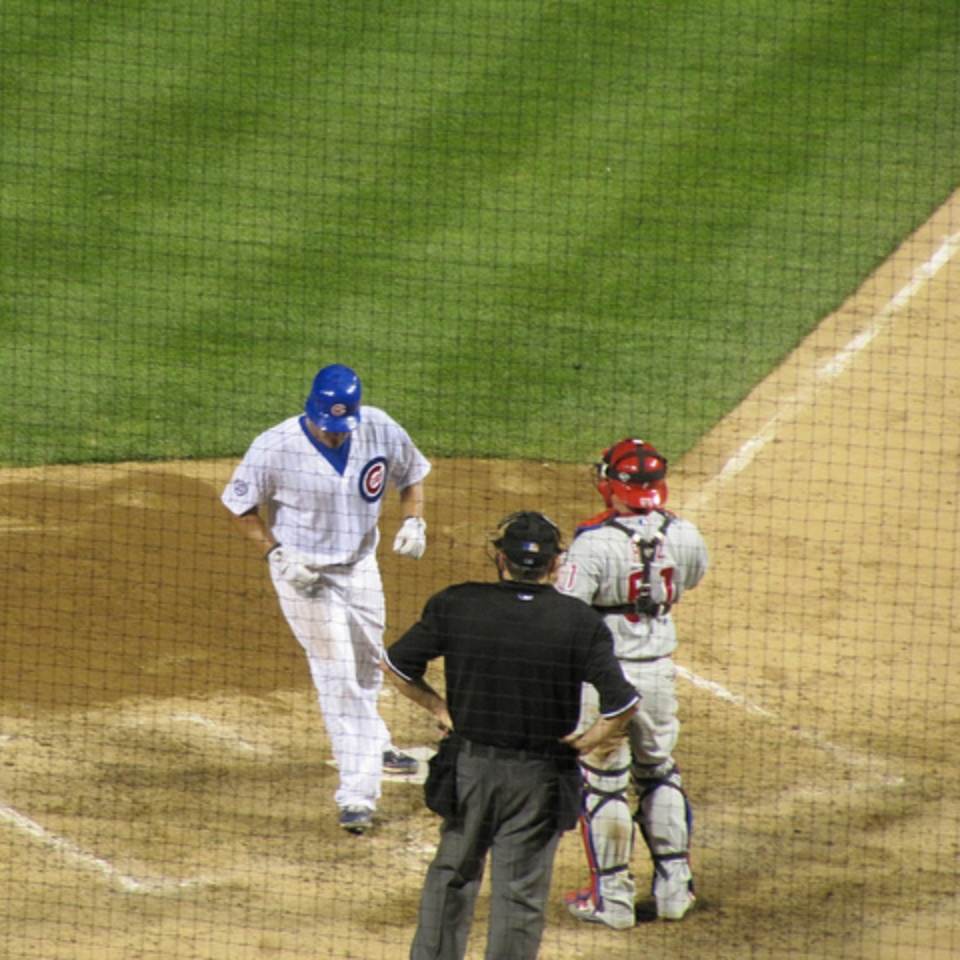
#> input picture models/openpose/test2.jpg, 960 x 960 px
$ python -i visualize.py   (imports and definitions only)   (older library calls are emulated)
#> lines starting #> are read from the running program, lines starting #| are printed output that depends on the picture
# Copyright (c) 2021 PaddlePaddle Authors. All Rights Reserved.
#
# Licensed under the Apache License, Version 2.0 (the "License");
# you may not use this file except in compliance with the License.
# You may obtain a copy of the License at
#
#     http://www.apache.org/licenses/LICENSE-2.0
#
# Unless required by applicable law or agreed to in writing, software
# distributed under the License is distributed on an "AS IS" BASIS,
# WITHOUT WARRANTIES OR CONDITIONS OF ANY KIND, either express or implied.
# See the License for the specific language governing permissions and
# limitations under the License.

from __future__ import division

import os
import cv2
import math
import numpy as np
import PIL
from PIL import Image, ImageDraw, ImageFile
ImageFile.LOAD_TRUNCATED_IMAGES = True

# [317 lines left out: functions imagedraw_textsize_c, visualize_box_mask, get_color_map_list, draw_mask, draw_box, draw_segm and 2 more, not called in this run]

from PIL import Image, ImageDraw, ImageFont
def visualize_attr(im, results, boxes=None, is_mtmct=False, font_size_ratio=60):
    """
    在图像上绘制属性文本（中文），默认使用系统宋体（SimSun）。

    Args:
        im (str or np.ndarray): 输入图像路径或者 BGR 格式的 NumPy 数组。
        results (List[List[str]]): 每个目标对应的一组文本（中文字符串）列表。
        boxes (List[tuple], optional): 每个目标的边界框。多摄像头时格式 (x, y, w, h)，
                                       单摄像头时格式 (0,0,x,y,w,h)。默认为 None。
        is_mtmct (bool): boxes 是否为多摄像头格式。默认为 False。
        font_size_ratio (int): 字体大小与图像高度的比例分母，用于动态调整字体。

    Returns:
        np.ndarray: 绘制完毕的 BGR 图像数组。
    """
#> called with im = '../../../openpose/test2.jpg', results = 'out.png', is_mtmct = False, font_size_ratio = 60
    # 1. 加载图像
    if isinstance(im, str):
        im = Image.open(im)
#> im is the input picture: PIL image 960x960 RGB; mean R, G, B 132.1, 131.3, 77.6
        im = np.ascontiguousarray(np.copy(im))
        im = cv2.cvtColor(im, cv2.COLOR_RGB2BGR)
#> im: shape (960, 960, 3)
    else:
        im = np.ascontiguousarray(np.copy(im))

    font_path = '/usr/share/fonts/wenquanyi/wqy-zenhei/wqy-zenhei.ttc'

    # 3. 将 OpenCV 图像转换为 PIL 对象
    img_pil = Image.fromarray(cv2.cvtColor(im, cv2.COLOR_BGR2RGB))
    draw = ImageDraw.Draw(img_pil)

    # 4. 动态计算字体大小
    font_size = max(12, int(im.shape[0] / font_size_ratio))
#> font_size = 16
    font = ImageFont.truetype(font_path, font_size)

    # 5. 逐目标绘制文本
    line_spacing = im.shape[0] / 40.  # 行间距
#> line_spacing = 24
    for i, res in enumerate(results):
        # 5.1 计算每组文本的起始坐标
        if boxes is None:
            x, y = 3, 1
        elif is_mtmct:
            x, y = int(boxes[i][0]) + 3, int(boxes[i][1])
        else:
            x, y = int(boxes[i][2]) + 3, int(boxes[i][3])
        y_off = y

        # 5.2 绘制该目标的多行文本
        for text in res:
            y_off += int(line_spacing)
            draw.text((x, y_off), text, font=font, fill=(255, 255, 15))

    # 6. 转回 OpenCV BGR 并返回
    return cv2.cvtColor(np.asarray(img_pil), cv2.COLOR_RGB2BGR)
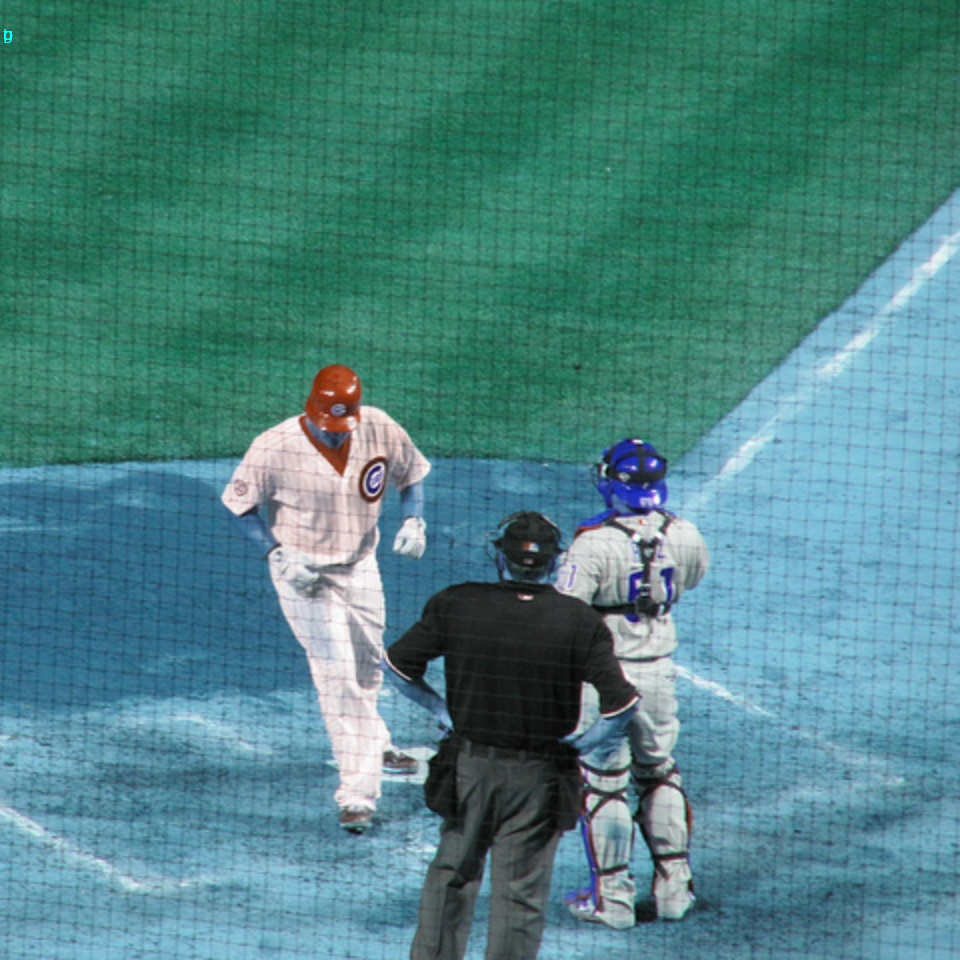
#> returned value: shape (960, 960, 3); mean R, G, B 77.6, 131.3, 132.1

# [246 lines left out: functions visualize_attr_en, visualize_action, visualize_vehicleplate, draw_press_box_lanes, visualize_vehiclepress, visualize_lane and 1 more, not called in this run]


COLORS = [
    (255, 0, 0),
    (0, 255, 0),
    (0, 0, 255),
    (255, 255, 0),
    (255, 0, 255),
    (0, 255, 255),
    (128, 255, 0),
    (255, 128, 0),
    (128, 0, 255),
    (255, 0, 128),
    (0, 128, 255),
    (0, 255, 128),
    (128, 255, 255),
    (255, 128, 255),
    (255, 255, 128),
    (60, 180, 0),
    (180, 60, 0),
    (0, 60, 180),
    (0, 180, 60),
    (60, 0, 180),
    (180, 0, 60),
    (255, 0, 0),
    (0, 255, 0),
    (0, 0, 255),
    (255, 255, 0),
    (255, 0, 255),
    (0, 255, 255),
    (128, 255, 0),
    (255, 128, 0),
    (128, 0, 255),
]


# [24 lines left out: function imshow_lanes, not called in this run]

>>> result = visualize_attr('../../../openpose/test2.jpg', 'out.png')
